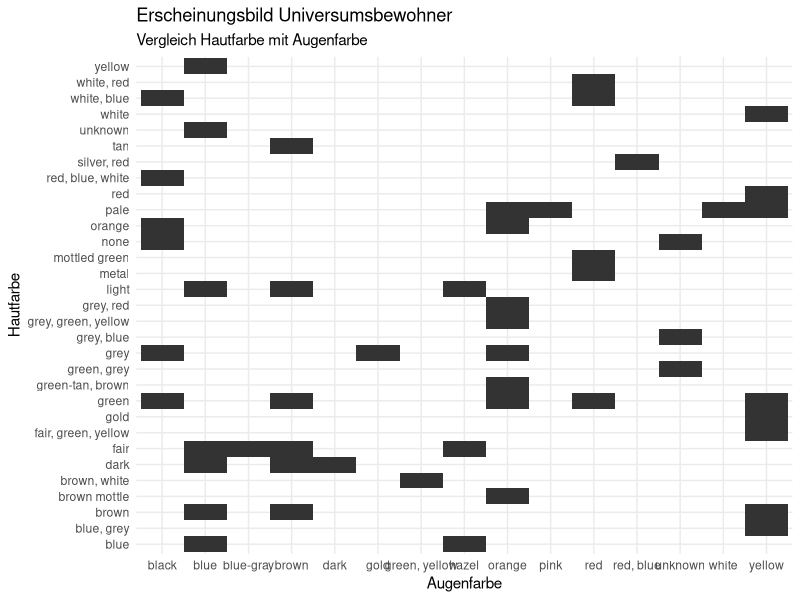
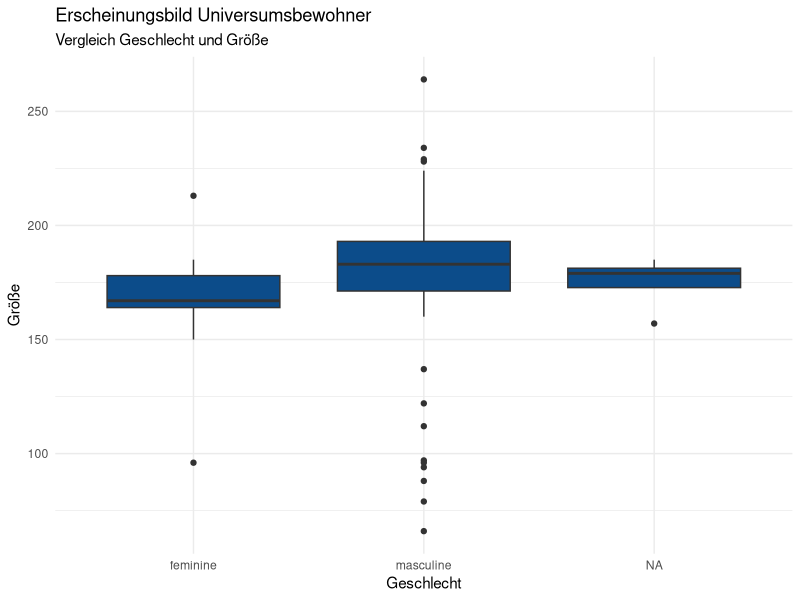

Generate these figures, in order, with R:
### Einaldung Anne

# Anne Packages laden
install.packages("tidyverse")

install.packages("lubridate")

install.packages("psych")

install.packages("esquisse")

install.packages("ggthemes")

# Bibliothek laden
library(tidyverse)
library(psych)

# Liste der verfügbaren Datensätze
data()


# Auswahl Datensatz
data(starwars)
starwars
library(ggplot2)

#Boxplot Erscheinungsbild Universumsbewohner (Vergleich Größe und Geschlecht)

ggplot(data = starwars) +
  aes(x = eye_color, y = skin_color) +
  geom_tile() +
  labs(title = "Erscheinungsbild Universumsbewohner",
    x = "Augenfarbe",
    y = "Hautfarbe",
    subtitle = "Vergleich Hautfarbe mit Augenfarbe") +
  theme_minimal()
ggplot(data = starwars) +
  aes(x = gender, y = height) +
  geom_boxplot(fill = "#0c4c8a") +
  labs(title = "Erscheinungsbild Universumsbewohner",
    x = "Geschlecht",
    y = "Größe",
    subtitle = "Vergleich Geschlecht und Größe") +
  theme_minimal() 
